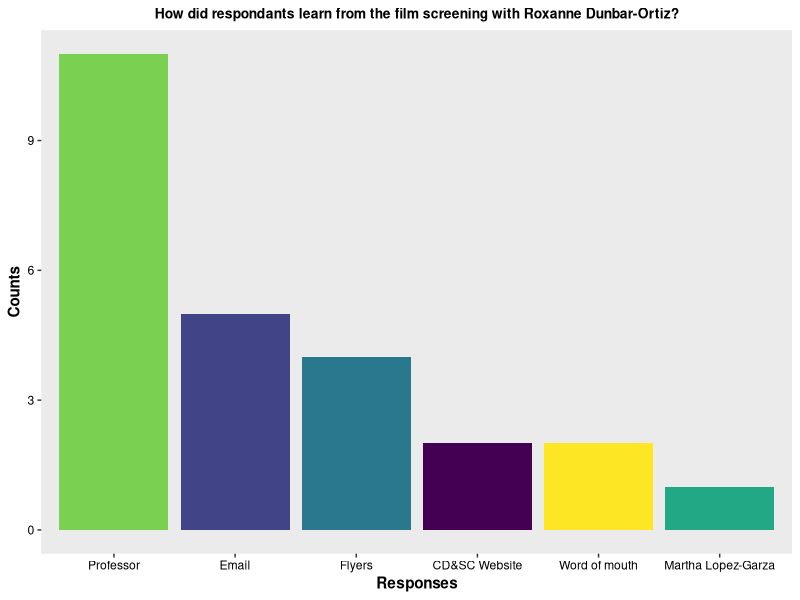
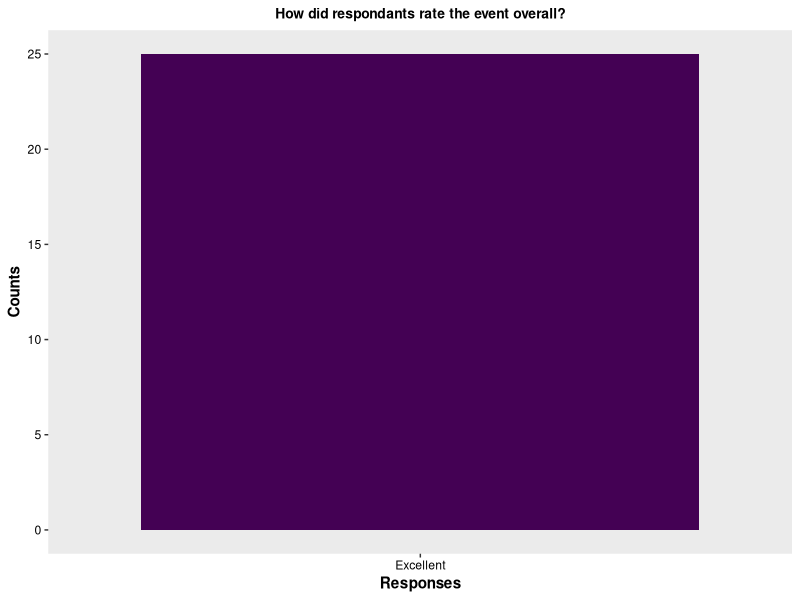
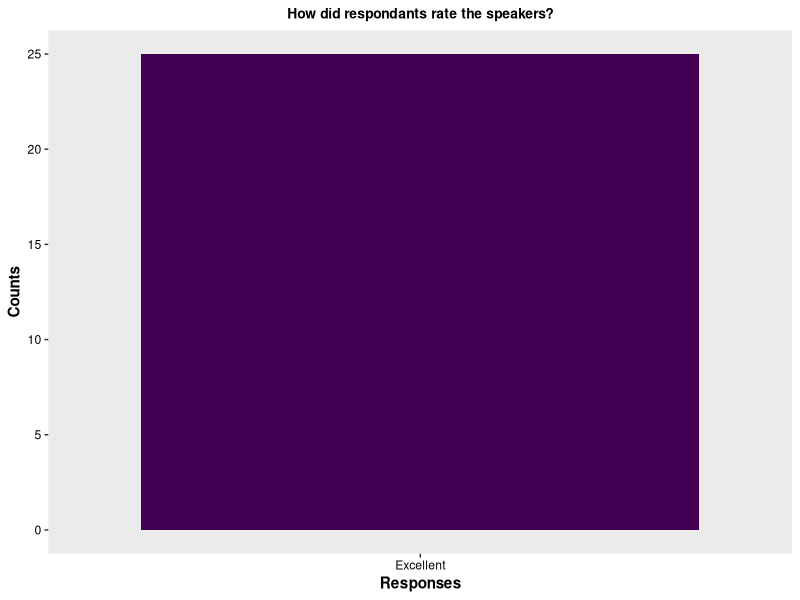
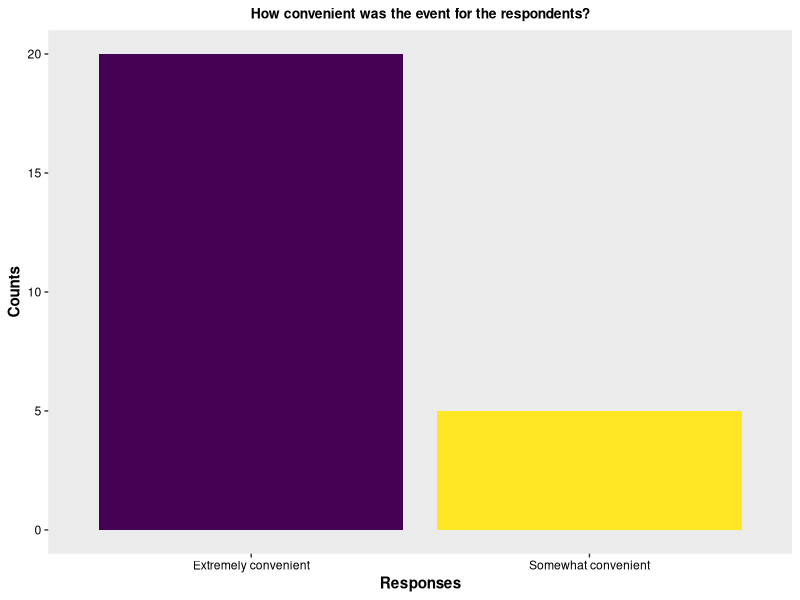
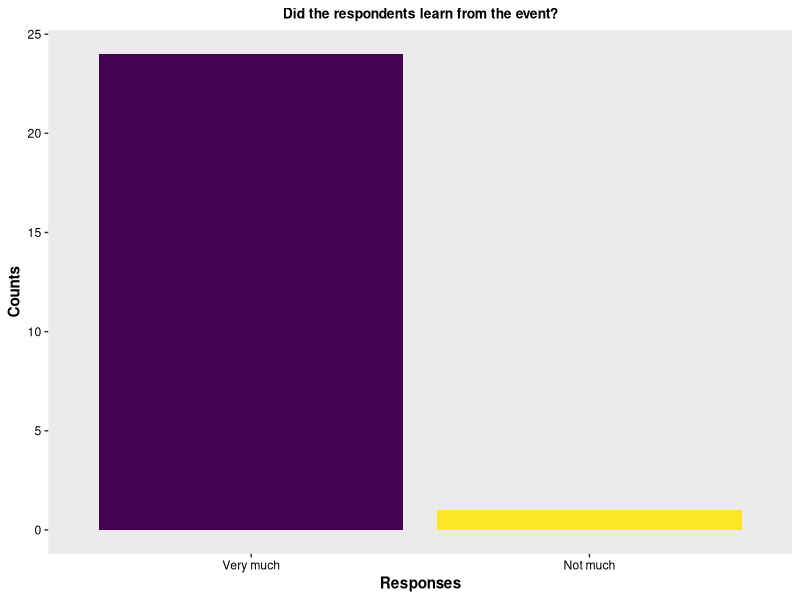
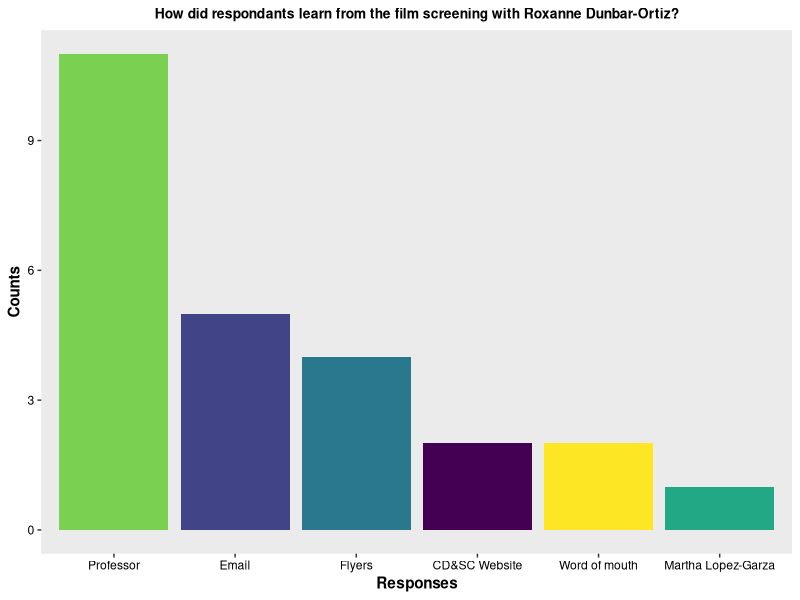
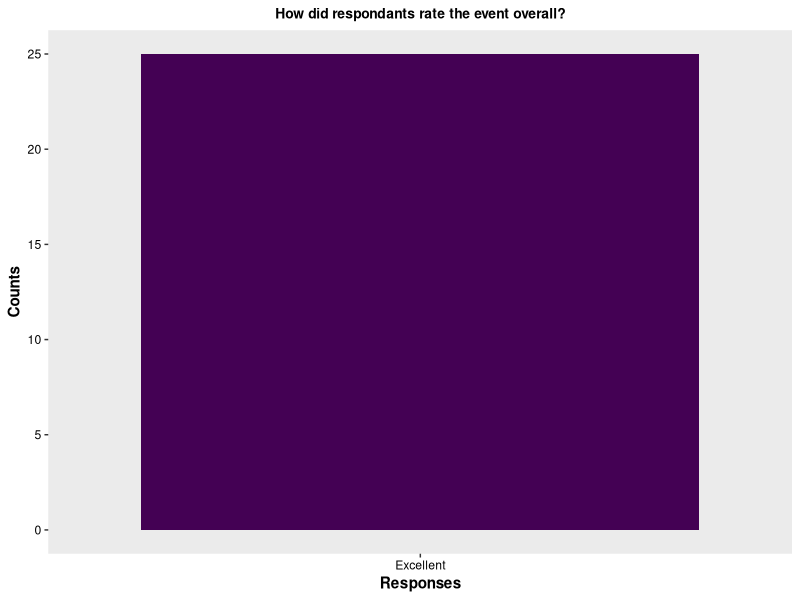
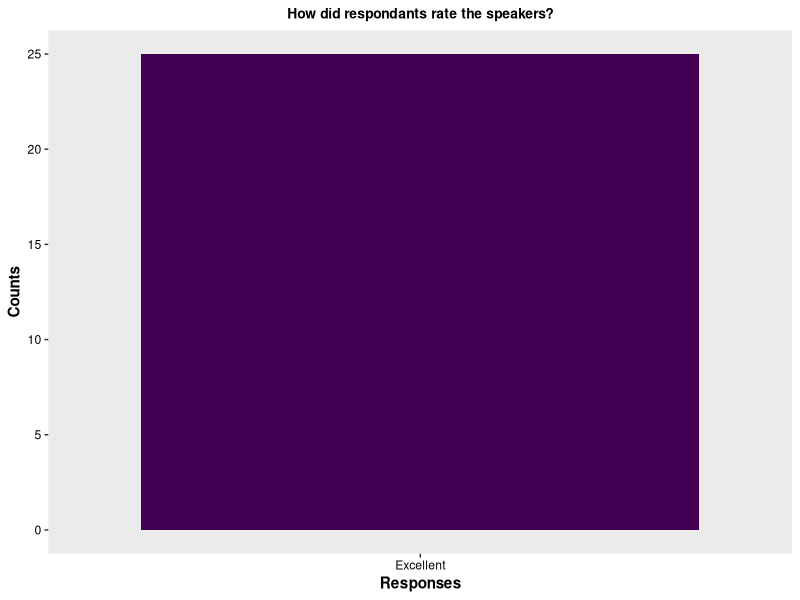

The R script that drew these images, in order:
#### Webinar with Roxanne Dunbar-Ortiz ####
#### Created by: Vivian Vy Le ####
#### Updated on: 2022-05-17 ####

#### Load library ####
library(tidyverse)
library(here)
library(ggplot2)

#### Load data ####
film <- read_csv(here("Data", "dunbar_ortiz_film.csv"))


#### view data ####
view(film)
glimpse(film)


#### data analysis ####
film_clean <- film %>%
  select(participants, event_rating, speaker_rating, advertisement, event_timing, audience_learning) %>%
  rowwise() %>%
  mutate(advertisement_choices = str_split(advertisement, pattern = ";")) %>%
  ungroup() %>%
  unnest(advertisement_choices)
view(film_clean)

advertisement_data <- film_clean %>%
  count(advertisement_choices)
view(advertisement_data)


data <- film_clean %>%
  mutate(event_rating = factor(event_rating,
                                 levels = c("Excellent", "Fairly Good", "Not Good at All"))) %>%
  mutate(speaker_rating = factor(speaker_rating,
                                 levels = c("Excellent", "Fairly Good", "Not Good at All"))) %>%
  mutate(event_timing = factor(event_timing,
                               levels = c("Extremely convenient", "Somewhat convenient", "Not at all convenient"))) %>%
  mutate(audience_learning = factor(audience_learning,
                                    levels = c("Very much", "Somewhat", "Not much")))
view(data)


event_rating <- data %>%
  count(event_rating)
event_rating


speaker_rating <- data %>%
  count(speaker_rating)
speaker_rating

timing_data <- data %>%
  count(event_timing)

learning_data <- data %>%
  count(audience_learning)


#### plot 
advertisement_data %>%
  ggplot(aes(x = reorder(advertisement_choices, -n), y = n, fill = advertisement_choices)) +
  geom_col() +
  labs(title = "How did respondants learn from the film screening with Roxanne Dunbar-Ortiz?",
       x = "Responses",
       y = "Counts") +
  theme(plot.title = element_text(hjust = 0.5,
                                  size = 10,
                                  face = "bold"),
        axis.title = element_text(face = "bold"),
        axis.text.x = element_text(color = "#000000"),
        axis.text.y = element_text(color = "#000000"),
        panel.grid.major = element_blank(),
        panel.grid.minor = element_blank()) +
  scale_fill_viridis_d() +
  guides(fill = FALSE)
ggsave(here("Output", "dunbar_ortiz_film", "advertisement.png"), width = 8, height = 5)

event_rating %>%
  ggplot(aes(x = reorder(event_rating, -n), y = n, fill = event_rating)) +
  geom_col() +
  labs(title = "How did respondants rate the event overall?",
       x = "Responses",
       y = "Counts") +
  theme(plot.title = element_text(hjust = 0.5,
                                  size = 10,
                                  face = "bold"),
        axis.title = element_text(face = "bold"),
        axis.text.x = element_text(color = "#000000"),
        axis.text.y = element_text(color = "#000000"),
        panel.grid.major = element_blank(),
        panel.grid.minor = element_blank()) +
  scale_fill_viridis_d() +
  guides(fill = FALSE)
ggsave(here("Output", "dunbar_ortiz_film", "event_rating.png"), width = 6, height = 5)

speaker_rating %>%
  ggplot(aes(x = reorder(speaker_rating, -n), y = n, fill = speaker_rating)) +
  geom_col() +
  labs(title = "How did respondants rate the speakers?",
       x = "Responses",
       y = "Counts") +
  theme(plot.title = element_text(hjust = 0.5,
                                  size = 10,
                                  face = "bold"),
        axis.title = element_text(face = "bold"),
        axis.text.x = element_text(color = "#000000"),
        axis.text.y = element_text(color = "#000000"),
        panel.grid.major = element_blank(),
        panel.grid.minor = element_blank()) +
  scale_fill_viridis_d() +
  guides(fill = FALSE)
ggsave(here("Output", "dunbar_ortiz_film", "speaker_rating.png"), width = 6, height = 5)

timing_data %>%
  ggplot(aes(x = reorder(event_timing, -n), y = n, fill = event_timing)) +
  geom_col() +
  labs(title = "How convenient was the event for the respondents?",
       x = "Responses",
       y = "Counts") +
  theme(plot.title = element_text(hjust = 0.5,
                                  size = 10,
                                  face = "bold"),
        axis.title = element_text(face = "bold"),
        axis.text.x = element_text(color = "#000000"),
        axis.text.y = element_text(color = "#000000"),
        panel.grid.major = element_blank(),
        panel.grid.minor = element_blank()) +
  scale_fill_viridis_d() +
  guides(fill = FALSE)
ggsave(here("Output", "dunbar_ortiz_film", "convenience_of_event.png"), width = 6, height = 5)

learning_data %>%
  ggplot(aes(x = reorder(audience_learning, -n), y = n, fill = audience_learning)) +
  geom_col() +
  labs(title = "Did the respondents learn from the event?",
       x = "Responses",
       y = "Counts") +
  theme(plot.title = element_text(hjust = 0.5,
                                  size = 10,
                                  face = "bold"),
        axis.title = element_text(face = "bold"),
        axis.text.x = element_text(color = "#000000"),
        axis.text.y = element_text(color = "#000000"),
        panel.grid.major = element_blank(),
        panel.grid.minor = element_blank()) +
  scale_fill_viridis_d() +
  guides(fill = FALSE)
ggsave(here("Output", "dunbar_ortiz_film", "audience_learning.png"), width = 6, height = 5)
